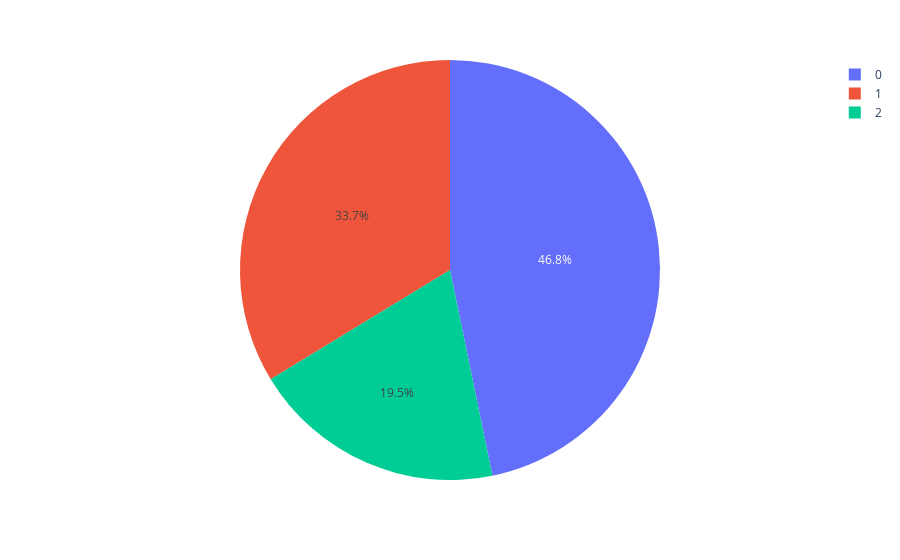

Notebook code for this chart:
### Code cell
#Pie plot to see clustering distribution
pie=clusters.groupby('label').size().reset_index()
pie.columns=['label','value']
px.pie(pie,values='value',names='label')

### Figure 1 — Plotly figure (JSON) as saved in the notebook; plotly's stock layout.template omitted (floating-point values rounded to 4 significant figures)
{"data": [{"domain": {"x": [0, 1], "y": [0, 1]}, "hovertemplate": "label=%{label}<br>value=%{value}<extra></extra>", "labels": [0, 1, 2], "legendgroup": "", "name": "", "showlegend": true, "type": "pie", "values": [613, 442, 256]}], "layout": {"legend": {"tracegroupgap": 0}, "margin": {"t": 60}}}
